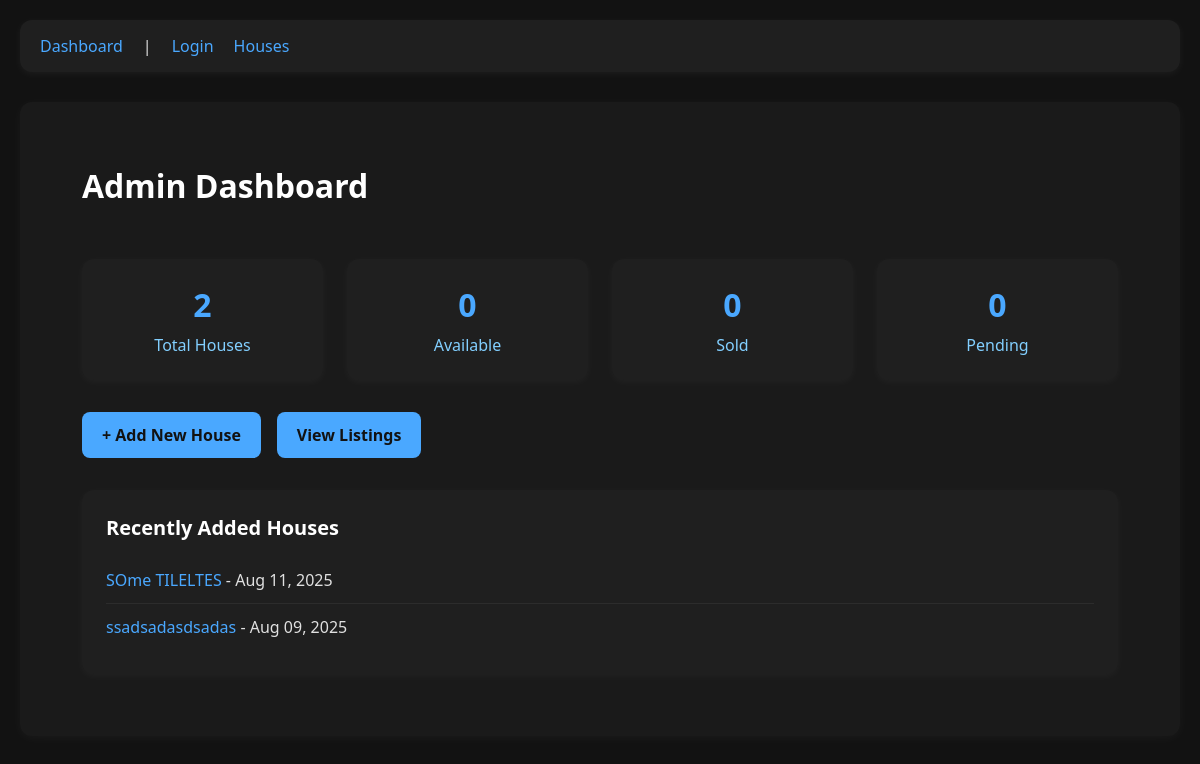
Page /dashboard/ on the earlier database version.
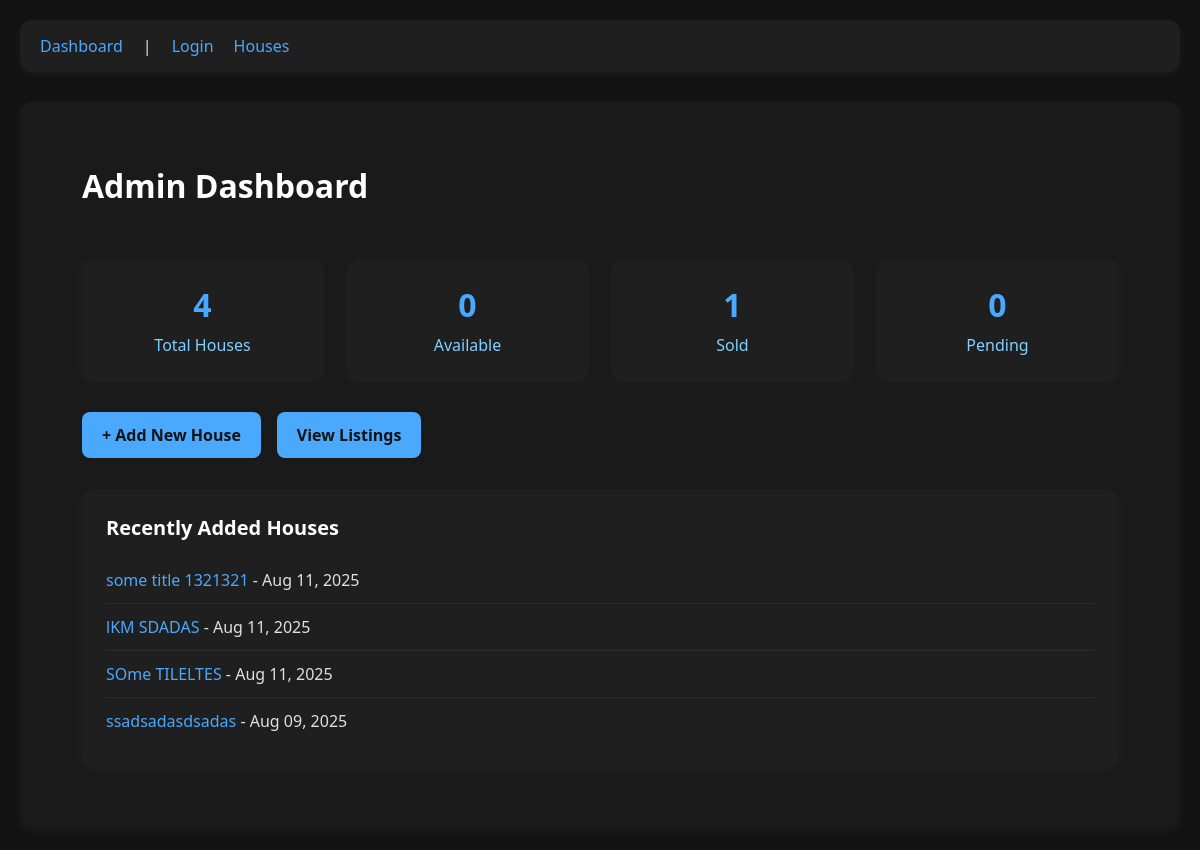
Same page on the later database version.
### houses/models.py (models this page shows, shortened)
class House(models.Model):
    PROPERTY_TYPES = [
        ('house', 'House'),
        ('apartment', "Apartment"),
        ('condo',"Condo"),
        ('commercial','Commercial'),
        ('land','Land'),
    ]
    STATUS_CHOICES = [
        ('sale', 'Sale'),
        ('rent', 'Rent'),
        ('sold', 'Sold'),
        ('pending', 'Pending'),
    ]
    title = models.CharField(max_length=100)
    property_type = models.CharField(max_length=20, choices=PROPERTY_TYPES, default='apartment')
    price = models.DecimalField(max_digits=12, decimal_places=3, )
    status = models.CharField(max_length=10, choices=STATUS_CHOICES, default='rent')
    description = models.TextField(blank=True)
    address = models.TextField()
    latitude = models.DecimalField(max_digits=9, decimal_places=6, blank=True, null=True)
    longitude = models.DecimalField(max_digits=9, decimal_places=6, blank=True, null=True)
    bedrooms = models.PositiveIntegerField(default=3)
    bathrooms = models.PositiveIntegerField(default=1)
    lot_size = models.PositiveIntegerField()
    year_built = models.PositiveIntegerField(blank=True, null=True)
    floor_number = models.PositiveIntegerField(blank=True, null=True)
    total_floors = models.PositiveIntegerField(blank=True, null=True)
    parking_spaces = models.PositiveIntegerField(default=0)
    price = models.DecimalField(max_digits=15, decimal_places=2)
    main_image = models.ImageField(upload_to='houses/', blank=True, null=True)
    created_at = models.DateTimeField(auto_now_add=True)
    updated_at = models.DateTimeField(auto_now=True)
    agent = models.ForeignKey(
        settings.AUTH_USER_MODEL,
        on_delete=models.CASCADE,
        related_name='houses',
        )

### dashboard/views.py (the view)
# urls.py: path('', DashboardView.as_view(), name='dashboard'),
class DashboardView(TemplateView):
    template_name = 'dashboard/home.html'
    def get_context_data(self, **kwargs):
        context = super().get_context_data(**kwargs)
        context['total_houses'] = House.objects.count()
        context['available'] = House.objects.filter(status='available').count()
        context['sold'] = House.objects.filter(status='sold').count()
        context['pending'] = House.objects.filter(status='pending').count()
        context['recent_houses'] = House.objects.order_by('-created_at')[:5]
        return context

### dashboard/templates/dashboard/home.html
{% extends 'base.html' %}
{% load static %}
{% block extra_css %}
<link rel="stylesheet" href="{% static 'dashboard/css/style.css' %}">
{% endblock %}
{% block content %}
<div class="dashboard-container">
    <h1>Admin Dashboard</h1>
    <div class="stats-panel">
        <div class="stat-card">
            <h2>{{ total_houses }}</h2>
            <p>Total Houses</p>
        </div>
        <div class="stat-card">
            <h2>{{ available }}</h2>
            <p>Available</p>
        </div>
        <div class="stat-card">
            <h2>{{ sold }}</h2>
            <p>Sold</p>
        </div>
        <div class="stat-card">
            <h2>{{ pending }}</h2>
            <p>Pending</p>
        </div>
    </div>
    <div class="actions-panel">
        <a href="{% url 'houses:create' %}" class="button">+ Add New House</a>
        <a href="{% url 'houses:list' %}" class="button">View Listings</a>
    </div>
    <div class="recent-activity">
        <h3>Recently Added Houses</h3>
        <ul>
            {% for house in recent_houses %}
                <li>
                    <a href="{% url 'houses:detail' house.pk %}">{{ house.title }}</a> - {{ house.created_at|date:"M d, Y" }}
                </li>
            {% empty %}
                <li>No recent houses added.</li>
            {% endfor %}
        </ul>
    </div>
</div>
{% endblock %}

Differences in the rows shown:
added House: title "some title 1321321", created_at "Aug 11, 2025"
added House: title "lKM SDADAS", created_at "Aug 11, 2025"
Other differences:
{{ total_houses }}: "2" → "4"
{{ sold }}: "0" → "1"
